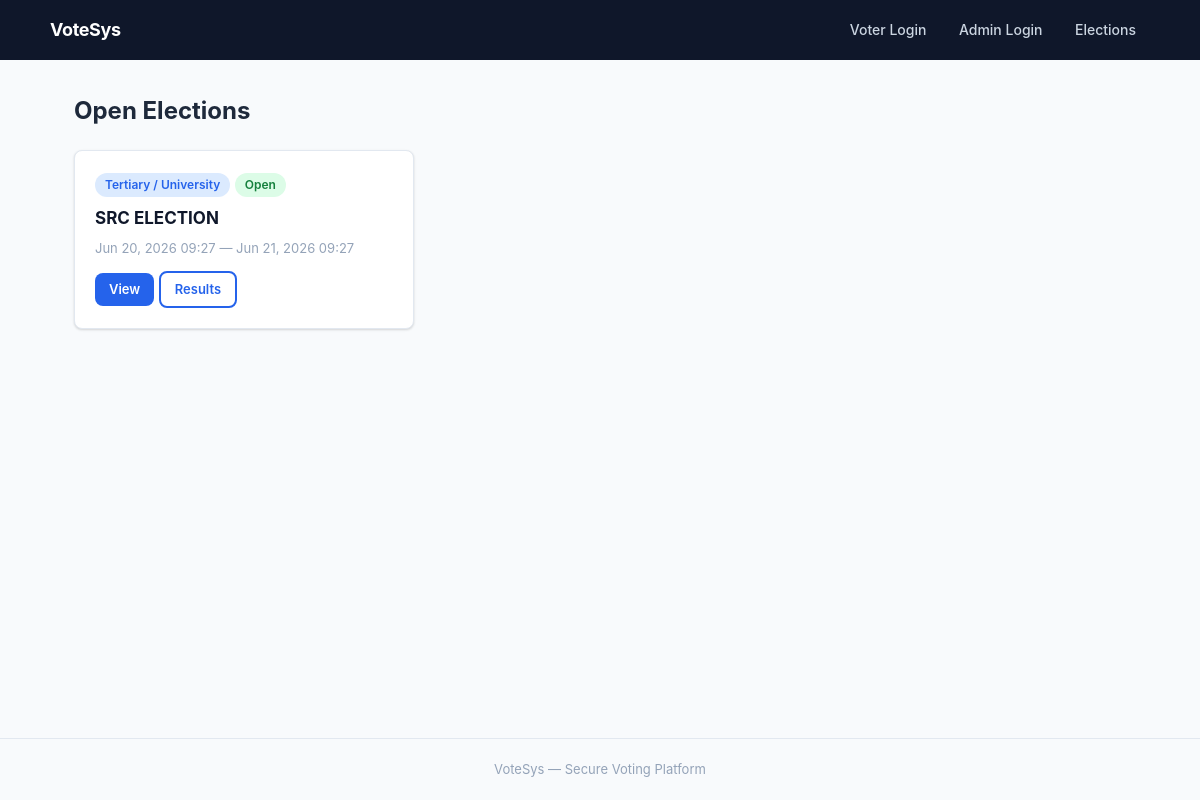
/elections/, run on the app's committed database.
### elections/models.py (models this page shows, shortened)
class Election(models.Model):
    CATEGORY_CHOICES = [
        ("general", "General Election"),
        ("tertiary", "Tertiary / University"),
        ("senior_high", "Senior High School"),
        ("primary", "Primary / Junior High"),
        ("local", "Local / Community"),
        ("corporate", "Corporate / Organization"),
    ]
    TYPE_CHOICES = [
        ("single", "Single choice"),
        ("multiple", "Multiple choice"),
    ]
    id = models.UUIDField(primary_key=True, default=uuid.uuid4, editable=False)
    title = models.CharField(max_length=255)
    description = models.TextField(blank=True)
    category = models.CharField(max_length=32, choices=CATEGORY_CHOICES, default="general")
    ballot_type = models.CharField(max_length=32, choices=TYPE_CHOICES, default="single")
    start_at = models.DateTimeField()
    end_at = models.DateTimeField()
    is_published = models.BooleanField(default=False)
    show_results = models.BooleanField(default=True)
    created_by = models.ForeignKey(settings.AUTH_USER_MODEL, on_delete=models.SET_NULL, null=True)
    created_at = models.DateTimeField(auto_now_add=True)
    class Meta:
        ordering = ["-created_at"]
    def is_open(self):
        now = timezone.now()
        return self.is_published and self.start_at <= now <= self.end_at

### elections/views.py (the view)
# urls.py: path("elections/", views.election_list, name="list"),
def election_list(request):
    elections = Election.objects.filter(is_published=True).order_by("-start_at")
    return render(request, "elections/election_list.html", {"elections": elections})

### templates/elections/election_list.html (shortened to what this page needs)
{% extends "elections/base.html" %}
{% block content %}
<div style="display:flex;justify-content:space-between;align-items:center;margin-bottom:20px;">
  <h2>Open Elections</h2>
</div>
<div class="grid">
  {% for e in elections %}
    <div class="election-card">
      <div style="margin-bottom:8px;">
        <span class="badge badge-category">{{ e.get_category_display }}</span>
        <span class="badge {% if e.is_open %}badge-open{% else %}badge-closed{% endif %}">
          {{ e.is_open|yesno:"Open,Closed" }}
        </span>
      </div>
      <h3><a href="{% url 'elections:detail' e.id %}">{{ e.title }}</a></h3>
      <div class="meta">{{ e.start_at|date:"M d, Y H:i" }} &mdash; {{ e.end_at|date:"M d, Y H:i" }}</div>
      <div style="margin-top:12px;">
        <a href="{% url 'elections:detail' e.id %}" class="btn btn-primary btn-sm">View</a>
        <a href="{% url 'elections:results' e.id %}" class="btn btn-outline btn-sm">Results</a>
      </div>
    </div>
  {% empty %}
    <div class="card" style="text-align:center;padding:48px;grid-column:1/-1;">
      <p style="color:var(--gray-400);">No elections available right now.</p>
    </div>
  {% endfor %}
</div>
{% endblock %}

### static/css/site.css (style rules this page uses)
*, *::before, *::after { box-sizing: border-box; margin: 0; padding: 0; }
:root { --primary: #2563eb; --primary-dark: #1d4ed8; --primary-light: #dbeafe; --success: #16a34a; --success-light: #dcfce7; --danger: #dc2626; --gray-50: #f8fafc; --gray-100: #f1f5f9; --gray-200: #e2e8f0; --gray-300: #cbd5e1; --gray-400: #94a3b8; --gray-500: #64748b; --gray-600: #475569; --gray-700: #334155; --gray-800: #1e293b; --gray-900: #0f172a; --radius: 8px; --shadow: 0 1px 2px rgba(0,0,0,.06), 0 1px 3px rgba(0,0,0,.1); --shadow-md: 0 4px 6px rgba(0,0,0,.07), 0 2px 4px rgba(0,0,0,.06); }
body { font-family: -apple-system, BlinkMacSystemFont, "Segoe UI", Roboto, sans-serif; background: var(--gray-50); color: var(--gray-800); line-height: 1.6; min-height: 100vh; display: flex; flex-direction: column; }
.btn { display: inline-block; padding: 10px 24px; border-radius: var(--radius); font-size: .875rem; font-weight: 600; text-decoration: none; cursor: pointer; border: none; transition: all .15s; }
.btn-primary { background: var(--primary); color: #fff; }
.btn-outline { background: transparent; color: var(--primary); border: 2px solid var(--primary); }
.btn-sm { padding: 6px 14px; font-size: .8125rem; }
.grid { display: grid; grid-template-columns: repeat(auto-fill, minmax(320px, 1fr)); gap: 16px; }
.election-card { background: #fff; border-radius: var(--radius); border: 1px solid var(--gray-200); padding: 20px; box-shadow: var(--shadow); transition: all .2s; }
.election-card h3 { font-size: 1.0625rem; margin-bottom: 6px; }
.election-card h3 a { color: var(--gray-900); text-decoration: none; }
.election-card .meta { font-size: .8125rem; color: var(--gray-400); margin-bottom: 12px; }
.badge { display: inline-block; padding: 2px 10px; border-radius: 12px; font-size: .75rem; font-weight: 600; }
.badge-open { background: var(--success-light); color: #15803d; }
.badge-category { background: var(--primary-light); color: var(--primary); }

### data on the page
Election: category "Tertiary / University", is_open "Open", title "SRC ELECTION", start_at "Jun 20, 2026 09:27", end_at "Jun 21, 2026 09:27"
